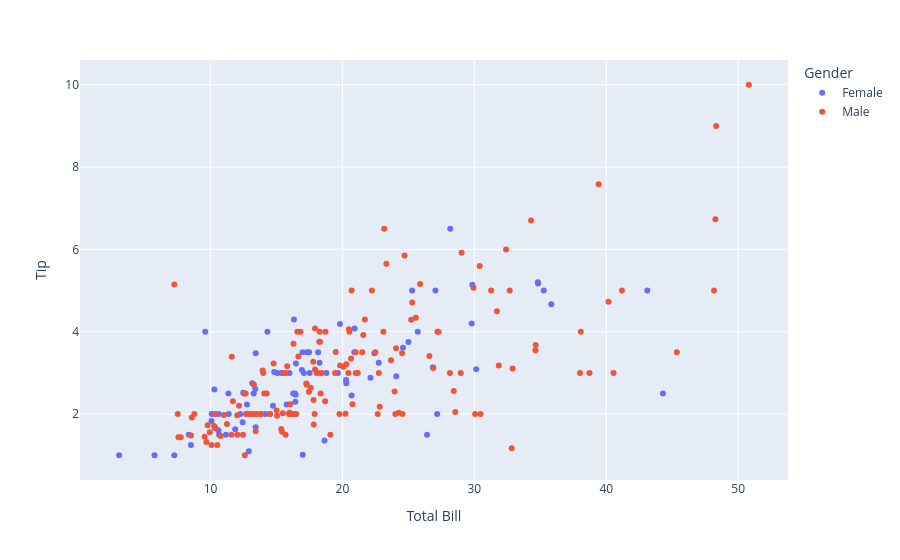

Notebook cell for this chart:
### Code cell
fig = px.scatter(tips_df, x='total_bill', y='tip', color='sex', 
                 labels={'total_bill': 'Total Bill', 'tip': 'Tip', 'sex': 'Gender'},)
fig.show()

### Figure 1 — Plotly figure (JSON) as saved in the notebook; plotly's stock layout.template omitted (floating-point values rounded to 4 significant figures; data arrays with more than 128 entries replaced by an {"elided": "..."} marker saying what was removed)
{"data": [{"hovertemplate": "Gender=Female<br>Total Bill=%{x}<br>Tip=%{y}<extra></extra>", "legendgroup": "Female", "marker": {"color": "#636efa", "symbol": "circle"}, "mode": "markers", "name": "Female", "orientation": "v", "showlegend": true, "type": "scatter", "x": [16.99, 24.59, 35.26, 14.83, 10.33, 16.97, 20.29, 15.77, 19.65, 15.06, 20.69, 16.93, 10.29, 34.81, 26.41, 16.45, 3.07, 17.07, 26.86, 25.28, 14.73, 10.07, 34.83, 5.75, 16.32, 22.75, 11.35, 15.38, 44.3, 22.42, 20.92, 14.31, 7.25, 25.71, 17.31, 10.65, 12.43, 24.08, 13.42, 12.48, 29.8, 14.52, 11.38, 20.27, 11.17, 12.26, 18.26, 8.51, 10.33, 14.15, 13.16, 17.47, 27.05, 16.43, 8.35, 18.64, 11.87, 29.85, 25.0, 13.39, 16.21, 17.51, 10.59, 10.63, 9.6, 20.9, 18.15, 19.81, 43.11, 13.0, 12.74, 13.0, 16.4, 16.47, 12.76, 13.27, 28.17, 12.9, 30.14, 13.42, 15.98, 16.27, 10.09, 22.12, 35.83, 27.18, 18.78], "xaxis": "x", "y": [1.01, 3.61, 5.0, 3.02, 1.67, 3.5, 2.75, 2.23, 3.0, 3.0, 2.45, 3.07, 2.6, 5.2, 1.5, 2.47, 1.0, 3.0, 3.14, 5.0, 2.2, 1.83, 5.17, 1.0, 4.3, 3.25, 2.5, 3.0, 2.5, 3.48, 4.08, 4.0, 1.0, 4.0, 3.5, 1.5, 1.8, 2.92, 1.68, 2.52, 4.2, 2.0, 2.0, 2.83, 1.5, 2.0, 3.25, 1.25, 2.0, 2.0, 2.75, 3.5, 5.0, 2.3, 1.5, 1.36, 1.63, 5.14, 3.75, 2.61, 2.0, 3.0, 1.61, 2.0, 4.0, 3.5, 3.5, 4.19, 5.0, 2.0, 2.01, 2.0, 2.5, 3.23, 2.23, 2.5, 6.5, 1.1, 3.09, 3.48, 3.0, 2.5, 2.0, 2.88, 4.67, 2.0, 3.0], "yaxis": "y"}, {"hovertemplate": "Gender=Male<br>Total Bill=%{x}<br>Tip=%{y}<extra></extra>", "legendgroup": "Male", "marker": {"color": "#EF553B", "symbol": "circle"}, "mode": "markers", "name": "Male", "orientation": "v", "showlegend": true, "type": "scatter", "x": {"elided": "157 float values"}, "xaxis": "x", "y": {"elided": "157 float values"}, "yaxis": "y"}], "layout": {"legend": {"title": {"text": "Gender"}, "tracegroupgap": 0}, "margin": {"t": 60}, "xaxis": {"anchor": "y", "domain": [0, 1], "title": {"text": "Total Bill"}}, "yaxis": {"anchor": "x", "domain": [0, 1], "title": {"text": "Tip"}}}}
